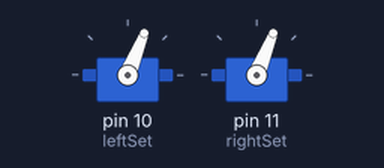
The sketch below on a simulated Arduino Uno, built with avr-gcc and run on an emulated ATmega328P. Shown: 2 × servo.

Above: at 0.05 s.
At 0.45 s:
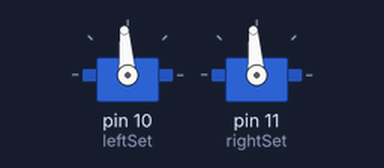
At 0.65 s:
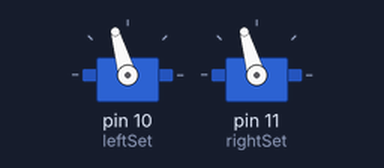
At 1.3 s:
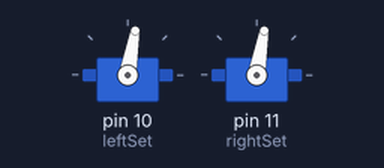
Timing chart, 0 to 3.5 s (numbered marks = the images above):
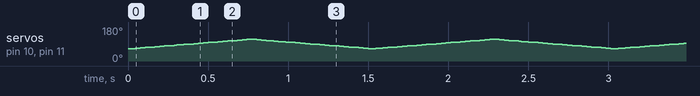

The sketch:

PartialLegSweep.ino
```cpp
#include <Servo.h>

Servo leftSet;
Servo rightSet;

void setup() {
  leftSet.attach(10);
  rightSet.attach(11);
  Serial.begin(9600); // open a serial connection to your computer
}

int pos = 0;
int minSweep = 65;
int maxSweep = 115;

void loop() {
  for(pos = minSweep; pos < maxSweep; pos += 1)
  {
    leftSet.write(pos);
    rightSet.write(pos);
    delay(15);
  }

  for(pos = maxSweep; pos > minSweep; pos-=1)
  {
    leftSet.write(pos);
    rightSet.write(pos);
    delay(15);
  }

}
```
